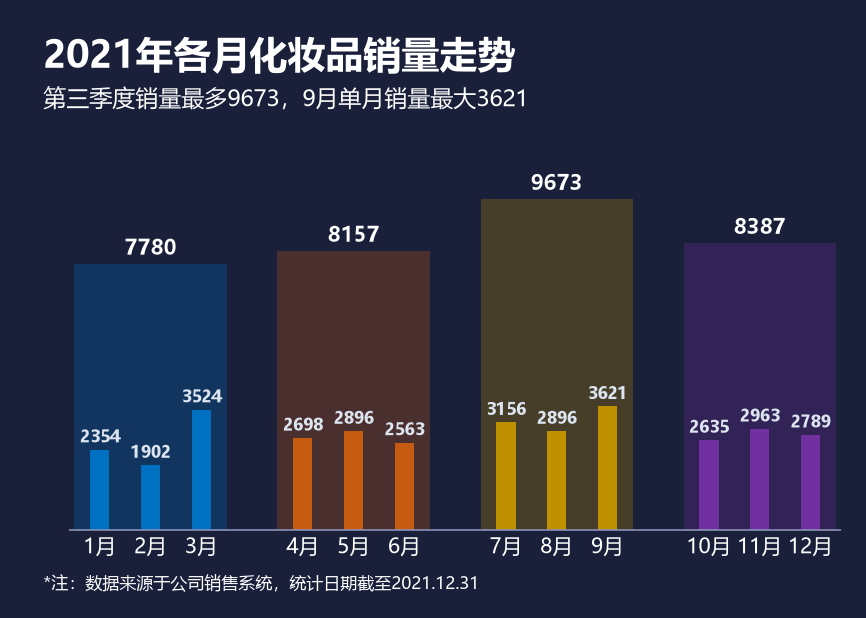

Write the Python code that produced this figure.
# -*- coding: utf-8 -*-
import matplotlib
matplotlib.use('Agg')
import matplotlib.pyplot as plt
import matplotlib.patches as mpatches
from matplotlib.font_manager import FontProperties

# 字体定义
f_title  = FontProperties(family='Microsoft YaHei', size=18, weight='bold')
f_sub    = FontProperties(family='Microsoft YaHei', size=11, weight='normal')
f_legend = FontProperties(family='Microsoft YaHei', size=9, weight='normal')
f_value  = FontProperties(family='Microsoft YaHei', size=8, weight='bold')
f_quart  = FontProperties(family='Microsoft YaHei', size=10, weight='bold')
f_axis   = FontProperties(family='Microsoft YaHei', size=10, weight='normal')
f_note   = FontProperties(family='Microsoft YaHei', size=8)

# 数据
months    = [f'{m}月' for m in range(1, 13)]
sales     = [2354, 1902, 3524, 2698, 2896, 2563, 3156, 2896, 3621, 2635, 2963, 2789]
quarters  = ['Q1', 'Q2', 'Q3', 'Q4']
q_total   = [7780, 8157, 9673, 8387]
q_color   = ['#0070C0', '#C55A11', '#BF9000', '#7030A0']   # 蓝/红褐/金黄/紫红

# 颜色
bg_color    = '#1A1F3A'
text_color  = '#FFFFFF'
sub_color   = '#FFFFFF'

# 画布
fig_w = 14.68 / 2.54
fig_h = 10.47 / 2.54
fig, ax = plt.subplots(figsize=(fig_w, fig_h), dpi=150)
fig.patch.set_facecolor(bg_color)
ax.set_facecolor(bg_color)

n = len(months)
# x 坐标：季度内月份间距1，季度间隔1.8
x = []
for i in range(n):
    qi, mi = divmod(i, 3)
    x.append(qi * 4.0 + mi)
bar_w = 0.38

# 季度背景色块（高度按季度总销量比例，与对应柱形同色半透明）
for qi in range(4):
    x_start = x[qi * 3] - 0.5
    x_end = x[qi * 3 + 2] + 0.5
    rect = mpatches.Rectangle((x_start, 0), x_end - x_start, q_total[qi],
                              facecolor=q_color[qi], alpha=0.28,
                              edgecolor='none', zorder=0)
    ax.add_patch(rect)
    # 季度总销量标注（背景块顶部中央上方）
    cx = (x_start + x_end) / 2
    ax.text(cx, q_total[qi] + 120, f'{q_total[qi]}',
            ha='center', va='bottom', fontproperties=f_quart,
            color=text_color, zorder=8)

# 柱状图（按季度着色）
bar_colors = [q_color[i // 3] for i in range(n)]
bars = ax.bar(x, sales, width=bar_w, color=bar_colors,
              edgecolor='none', zorder=3)

# 柱顶数值标签
for i in range(n):
    ax.text(x[i], sales[i] + 90, f'{sales[i]}',
            ha='center', va='bottom', fontproperties=f_value,
            color='#DCE4F0', zorder=8)


# X 轴标签（手动绘制）
label_y = -max(sales) * 0.05
for xi, m in zip(x, months):
    ax.text(xi, label_y, m, ha='center', va='top',
            fontproperties=f_axis, color=text_color)


# 坐标范围与去轴线
ax.set_xlim(x[0] - 0.6, x[-1] + 0.6)
ax.set_ylim(label_y * 2.2, max(q_total) * 1.08)
ax.axis('off')

# 底部基线横线
ax.axhline(y=0, xmin=0, xmax=1, color='#8A92B8', linewidth=0.8, zorder=5)

# 主标题 / 副标题（左上）
fig.text(0.05, 0.94, '2021年各月化妆品销量走势',
         ha='left', va='top', fontproperties=f_title, color=text_color)
fig.text(0.05, 0.86, '第三季度销量最多9673，9月单月销量最大3621',
         ha='left', va='top', fontproperties=f_sub, color=sub_color)


# 底部脚注
fig.text(0.05, 0.04, '*注：数据来源于公司销售系统，统计日期截至2021.12.31',
         ha='left', va='bottom', fontproperties=f_note, color=sub_color)

plt.subplots_adjust(left=0.08, right=0.97, top=0.72, bottom=0.12)
plt.savefig('复合柱形图.png', facecolor=bg_color, dpi=150)
print('saved 复合柱形图.png')
